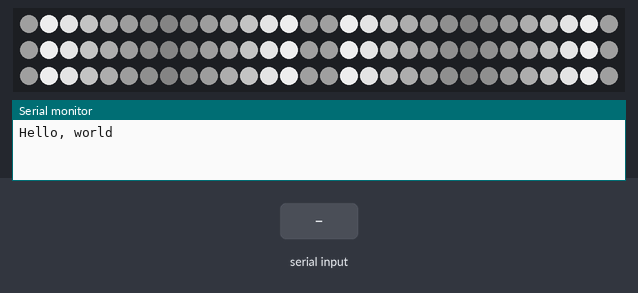
Simulated run of this program. Board: Arduino Nano, built with avr-gcc and run on an emulated ATmega328P. Parts: 90 RGB LEDs in strip order, left to right, continuing on the next row, the last lines printed to the serial monitor. Inputs (shaded band) come from the test bench. Dim RGB values are drawn brighter than linear.

Above: at 3.2 s.
3.3 s: "2\n" received over Serial
At 3.57 s:
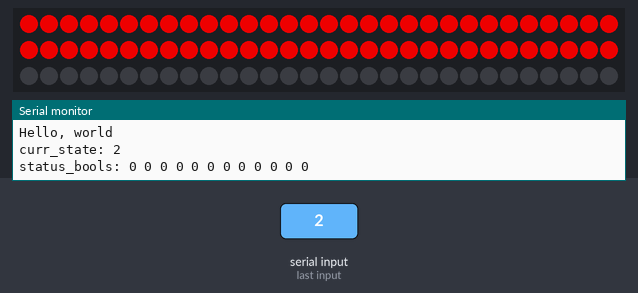
At 4.2 s:
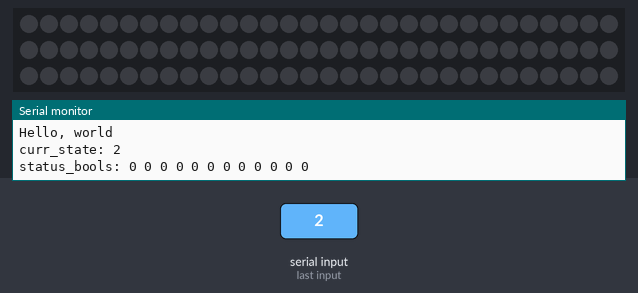
6.3 s: "3\n" received over Serial
At 6.46 s:
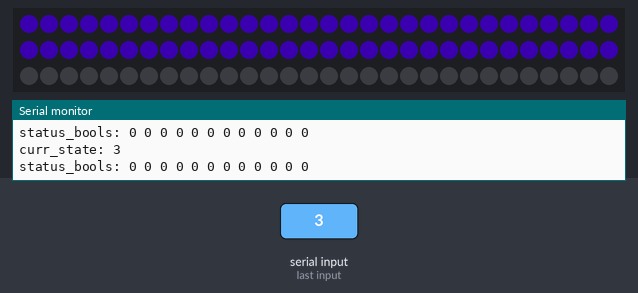

Measured:
- after the input at 3.3 s, the LEDs: change at once (image 1)
- after the input at 6.3 s, the LEDs: change at once (image 3)
- what the display in image 1 shows lasts 0.5 s, from 3.3 s to 3.8 s

The program:

main.cpp
```cpp
#include <Arduino.h>
#include <FastLED.h>

#define NUM_LEDS 90 // neopixelの数
#define DATA_PIN 6 // arduinoのd6ピン
#define BRIGHTNESS 200 // LEDの最大輝度(0-255)
#define NUM_STATUS_LEDS 30 // ステータス表示に使用するLEDの数
#define NUM_MAIN_LEDS (NUM_LEDS - NUM_STATUS_LEDS) // メイン表示に使用するLEDの数
#define NUM_BOOLS 12 // 受信するbool値の数 (statusBoolsのサイズ)
#define STATUS_BRIGHTNESS 50 // ステータスLEDの個別の明るさ(0-255)

CRGB leds[NUM_LEDS];

enum LedState {
    OFF,            // 0.LEDオフ : 消灯
    UART_LOST,      // 1.uart遮断 : 黄点滅
    CAN_LOST,       // 2.can遮断 : 赤点滅
    NORMAL,         // 3.通常(通信OK) : 青紫ドクンドクン
    CLEAR,          // 4.クリア : 緑点滅ウェーブ
};

LedState currentState = NORMAL;
bool statusBools[NUM_BOOLS]; // 受信したbool値 false: 緑点灯, true: 赤点滅 リミットスイッチ false(sw押されている): 黄点灯, true: 緑点灯

unsigned long previousMillis = 0;
bool blinkState = false;

// UART通信監視用
unsigned long lastUartReceivedMillis = 0; // 最後に受信した時刻

// ステータスLED用の点滅管理
unsigned long statusBlinkMillis = 0;
bool statusBlinkState = false;

/**
 * @brief 消灯
*/
void handleOff() {
    fill_solid(leds, NUM_LEDS, CRGB::Black);
}

/**
 * @brief 黄点滅(500ms間隔)
 */
void handleUartLost() {
    unsigned long currentMillis = millis();
    if (currentMillis - previousMillis >= 500) {
        previousMillis = currentMillis;
        blinkState = !blinkState;
    }
    CRGB color = blinkState ? CRGB::Yellow : CRGB::Black;
    fill_solid(leds, NUM_MAIN_LEDS, color);
}

/**
 * @brief 赤点滅(500ms間隔)
 */
void handleCanLost() {
    unsigned long currentMillis = millis();
    if (currentMillis - previousMillis >= 500) {
        previousMillis = currentMillis;
        blinkState = !blinkState;
    }
    CRGB color = blinkState ? CRGB::Red : CRGB::Black;
    fill_solid(leds, NUM_MAIN_LEDS, color);
}

/**
 * @brief 青紫ドクンドクン
 */
void handleNormal() {
    // --- 鼓動の見た目を調整する定数 ---
    const unsigned long BEAT_CYCLE_MS = 1200; // 1回の鼓動サイクル全体の時間 (ミリ秒)
    // --- 1回目の鼓動 (大きく「どくん」) ---
    const unsigned long FIRST_BEAT_START = 0;
    const unsigned long FIRST_BEAT_END = 400; // ★余韻のために少し時間を長く
    const unsigned long FIRST_BEAT_FADE_IN_MS = 60; // ★急速に明るくなる時間
    const uint8_t FIRST_BEAT_BRIGHTNESS = 200;
    // --- 2回目の鼓動 (小さく「どくん」) ---
    const unsigned long SECOND_BEAT_START = 300;
    const unsigned long SECOND_BEAT_END = 900; // ★余韻のために少し時間を長く
    const unsigned long SECOND_BEAT_FADE_IN_MS = 50; // ★急速に明るくなる時間
    const uint8_t SECOND_BEAT_BRIGHTNESS = 100;
    // 1. 現在の時刻をサイクル時間で割った余りを求める
    unsigned long timeInCycle = millis() % BEAT_CYCLE_MS;
    uint8_t brightness = 0; // 基本は消灯
    // 2. 現在の時刻がどの区間にあるかを判断する
    if (timeInCycle >= FIRST_BEAT_START && timeInCycle < FIRST_BEAT_END) {
        // --- 1回目の鼓動の処理 ---
        unsigned long peakTime = FIRST_BEAT_START + FIRST_BEAT_FADE_IN_MS;
        if (timeInCycle < peakTime) {
            // ★急速に明るくなっていく区間
            brightness = map(timeInCycle, FIRST_BEAT_START, peakTime, 0, FIRST_BEAT_BRIGHTNESS);
        } else {
            // ★ゆっくりと暗くなっていく区間（余韻）
            brightness = map(timeInCycle, peakTime, FIRST_BEAT_END, FIRST_BEAT_BRIGHTNESS, 0);
        }
    } else if (timeInCycle >= SECOND_BEAT_START && timeInCycle < SECOND_BEAT_END) {
        // --- 2回目の鼓動の処理 ---
        unsigned long peakTime = SECOND_BEAT_START + SECOND_BEAT_FADE_IN_MS;
        if (timeInCycle < peakTime) {
            // ★急速に明るくなっていく区間
            brightness = map(timeInCycle, SECOND_BEAT_START, peakTime, 0, SECOND_BEAT_BRIGHTNESS);
        } else {
            // ★ゆっくりと暗くなっていく区間（余韻）
            brightness = map(timeInCycle, peakTime, SECOND_BEAT_END, SECOND_BEAT_BRIGHTNESS, 0);
        }
    }
    // 3. 計算した明るさを全てのLEDに適用
    fill_solid(leds, NUM_MAIN_LEDS, CRGB(brightness*0.45, 0, brightness*1.27));

    // // 白のウェーブ
    // const float WAVE_SPEED = 240.0;     // 波の移動速度（数値を大きくすると遅くなる）
    // const float WAVE_LENGTH = 7.0;    // 波長（数値を大きくすると山の間隔が広がる）
    // const float WAVE_SHARPNESS = 6.0;  // 波の鋭さ（数値を大きくすると山が鋭くなり、谷が広がる）
    // for (int i = 0; i < NUM_LEDS; i++) {
    //     // 1. 時間とLEDの位置から、sin関数の角度を計算
    //     float angle = (millis() / WAVE_SPEED) + (i / WAVE_LENGTH);
    //     // 2. sin関数の結果 (-1.0 ～ 1.0) を、0.0 ～ 1.0 の範囲に変換
    //     float sin_0_to_1 = (sin(angle) + 1.0) / 2.0;
    //     // 3.【重要】値を累乗して、波の山の部分を鋭く、谷の部分を広くする
    //     float wave_factor = pow(sin_0_to_1, WAVE_SHARPNESS);
    //     // 4. 計算した係数を、実際の明るさ (0 ～ 255) に変換
    //     uint8_t brightness = wave_factor * 255;
    //     // 5. i番目のLEDに色を設定
    //     leds[i] = CRGB(brightness, brightness, brightness);
    // }
    // // 全てのLEDの色情報を一度に更新
    // FastLED.show();
    // 以下は、ただsin関数を使った白のグラデーション
    // uint8_t breath = (sin(millis() / 2000.0 * PI) + 1.0) / 2.0 * 255;
    // fill_solid(leds, NUM_LEDS, CRGB(breath, breath, breath));
    // FastLED.show();
}

/**
 * @brief CLEAR: 中心から外側へ白色のウェーブ
 */
void handleClear() {
    // セクション設定
    const int NUM_SECTIONS = 6;
    const int SECTION_SIZE = 15;
    const int CENTERS[] = {7, 22, 37, 52, 67, 82}; // 各セクションの中心LED番号

    // ウェーブのアニメーションパラメータ
    const float WAVE_SPEED = 0.02; // 波の速さ (大きいほど速い)
    const float WAVE_WIDTH = 1.0;   // 波の光っている部分の幅

    // 時間に基づいて、中心からの「光のピーク位置」を計算 (0.0 ～ SECTION_SIZE/2.0 の範囲を繰り返す)
    // fmodを使って、中心から端(約7.5)まで動いたらまた中心に戻るのこぎり波を作る
    float currentRadius = fmod(millis() * WAVE_SPEED, (float)(SECTION_SIZE / 2.0 + 2.0));

    // 背景を黒でクリア（残像を残したい場合は nscale8 を使用）
    // fill_solid(leds, NUM_MAIN_LEDS, CRGB::Black);
    // 残像効果を入れて滑らかにする場合:
    for(int i = 0; i < NUM_LEDS; i++) leds[i].nscale8(200);

    for (int s = 0; s < NUM_SECTIONS; s++) {
        int center = CENTERS[s];
        int start = s * SECTION_SIZE;
        int end = start + SECTION_SIZE;

        for (int i = start; i < end; i++) {
            // 中心からの距離
            float dist = abs(i - center);

            // 現在の波の半径(currentRadius)と、このLEDの距離(dist)の差が小さいほど明るくする
            // ガウス関数のような計算で明るさを決定
            float diff = dist - currentRadius;
            float brightness = 200.0 * exp(-(diff * diff) / (2 * (WAVE_WIDTH / 2.0) * (WAVE_WIDTH / 2.0)));

            // LEDに色を加算（白色） CRGB::White は (255, 255, 255)
            // 既存の色に足し合わせることで、ウェーブが重なっても綺麗に見える
            if (brightness > 10) { // 閾値
                leds[i] += CRGB((uint8_t)brightness, (uint8_t)brightness, (uint8_t)brightness);
                 // もしくは単に設定する場合
                // leds[i] = CRGB((uint8_t)brightness, (uint8_t)brightness, (uint8_t)brightness);
            }
        }
    }
}

/**
 * @brief ステータスLEDの更新
 */
void handleStatusLeds() {
    uint8_t brightness = STATUS_BRIGHTNESS; // ステータスLEDの明るさ
    // LED 60-64: statusBools[9]
    CRGB color1 = statusBools[9] ? CRGB::White : CRGB::Black;
    if (statusBools[9]) color1.nscale8(brightness);
    for(int i = 60; i < 65; i++) leds[i] = color1;

    // LED 65-69: statusBools[10]
    CRGB color2 = statusBools[10] ? CRGB::White : CRGB::Black;
    if (statusBools[10]) color2.nscale8(brightness);
    for(int i = 65; i < 70; i++) leds[i] = color2;

    // LED 70-74: statusBools[11]
    CRGB color3 = statusBools[11] ? CRGB::White : CRGB::Black;
    if (statusBools[11]) color3.nscale8(brightness);
    for(int i = 70; i < 75; i++) leds[i] = color3;

    // LED 75-79: statusBools[8]
    CRGB color4 = statusBools[8] ? CRGB::White : CRGB::Black;
    if (statusBools[8]) color4.nscale8(brightness);
    for(int i = 75; i < 80; i++) leds[i] = color4;

    // LED 80-84: statusBools[7]
    CRGB color5 = statusBools[7] ? CRGB::White : CRGB::Black;
    if (statusBools[7]) color5.nscale8(brightness);
    for(int i = 80; i < 85; i++) leds[i] = color5;

    // LED 85-89: statusBools[6]
    CRGB color6 = statusBools[6] ? CRGB::White : CRGB::Black;
    if (statusBools[6]) color6.nscale8(brightness);
    for(int i = 85; i < 90; i++) leds[i] = color6;
}

/**
 * @brief 受信データのパース処理
 * 形式: "State,bool1,bool2...bool15\n" 例: "3,0,1,0...\n"
 */
void checkSerialInput() {
    if (Serial.available() > 0) {
        lastUartReceivedMillis = millis(); // 最後に受信した時刻を更新

        String input = Serial.readStringUntil('\n');
        input.trim(); // 改行コード除去

        if (input.length() > 0) {
            // 最初の1文字目をStateとして取得
            char stateChar = input.charAt(0);

            // State更新
            switch (stateChar) {
                case '0': currentState = OFF; break;
                case '1': currentState = UART_LOST; break;
                case '2': currentState = CAN_LOST; break;
                case '3': currentState = NORMAL; break;
                case '4': currentState = CLEAR; break;
                default:
                    break;
            }

            // if (!digitalRead(2)) {
            //     currentState = OFF;
            // }

            // 2文字目以降（カンマ区切り）をパース
            // フォーマット例: "3,0,1,0,0..."
            // 最初のカンマを探す
            // int searchIndex = 1;
            int firstCommaIndex = input.indexOf(',');
            int searchIndex = (firstCommaIndex != -1) ? firstCommaIndex + 1 : input.length();

            for (int i = 0; i < NUM_BOOLS; i++) {
                int commaIndex = input.indexOf(',', searchIndex);
                if (commaIndex == -1) {
                    // 最後の要素の場合、またはフォーマット不正で途中終了した場合
                    if (searchIndex < input.length()) {
                        String valStr = input.substring(searchIndex); // 末尾まで
                        statusBools[i] = (valStr.toInt() == 1);
                    } else {
                        statusBools[i] = false;
                    }
                    break;
                }
                String valStr = input.substring(searchIndex, commaIndex);
                statusBools[i] = (valStr.toInt() == 1);
                searchIndex = commaIndex + 1;
            }
            Serial.println("curr_state: " + String(currentState));
            Serial.print("status_bools: ");
            for (int i = 0; i < NUM_BOOLS; i++) {
                Serial.print(statusBools[i]);
                Serial.print(" ");
            }
            Serial.println("\n");
        }
        // Serial.println("Received input: " + input);
    } else {
        if (millis() - lastUartReceivedMillis >= 2000) { // uart、し... 死んでる
            currentState = UART_LOST;
            // Serial.println("UART timeout\n");
        }
    }
}

void setup() {
    pinMode(2, INPUT_PULLUP);
    Serial.begin(9600);
    Serial.setTimeout(50);
    delay(2000); // 起動待機

    FastLED.addLeds<NEOPIXEL, DATA_PIN>(leds, NUM_LEDS);
    FastLED.setBrightness(BRIGHTNESS);

    Serial.println("Hello, world");
    currentState = CLEAR;

    lastUartReceivedMillis = millis(); // 初期化

    // 初期化：すべてのステータスをfalse(緑)にしておく
    for(int i=0; i<NUM_BOOLS; i++) {
        statusBools[i] = false;
    }
}

void loop() {
    checkSerialInput();

    // currentState = CLEAR;

    if (currentState != CLEAR) {
        handleStatusLeds();
    }

    switch (currentState) {
        case OFF:           handleOff();          break;
        case UART_LOST:     handleUartLost();     break;
        case CAN_LOST:      handleCanLost();      break;
        case NORMAL:        handleNormal();       break;
        case CLEAR:         handleClear();        break;
    }

    EVERY_N_MILLISECONDS(30) {
        FastLED.show();
    }
}
```
